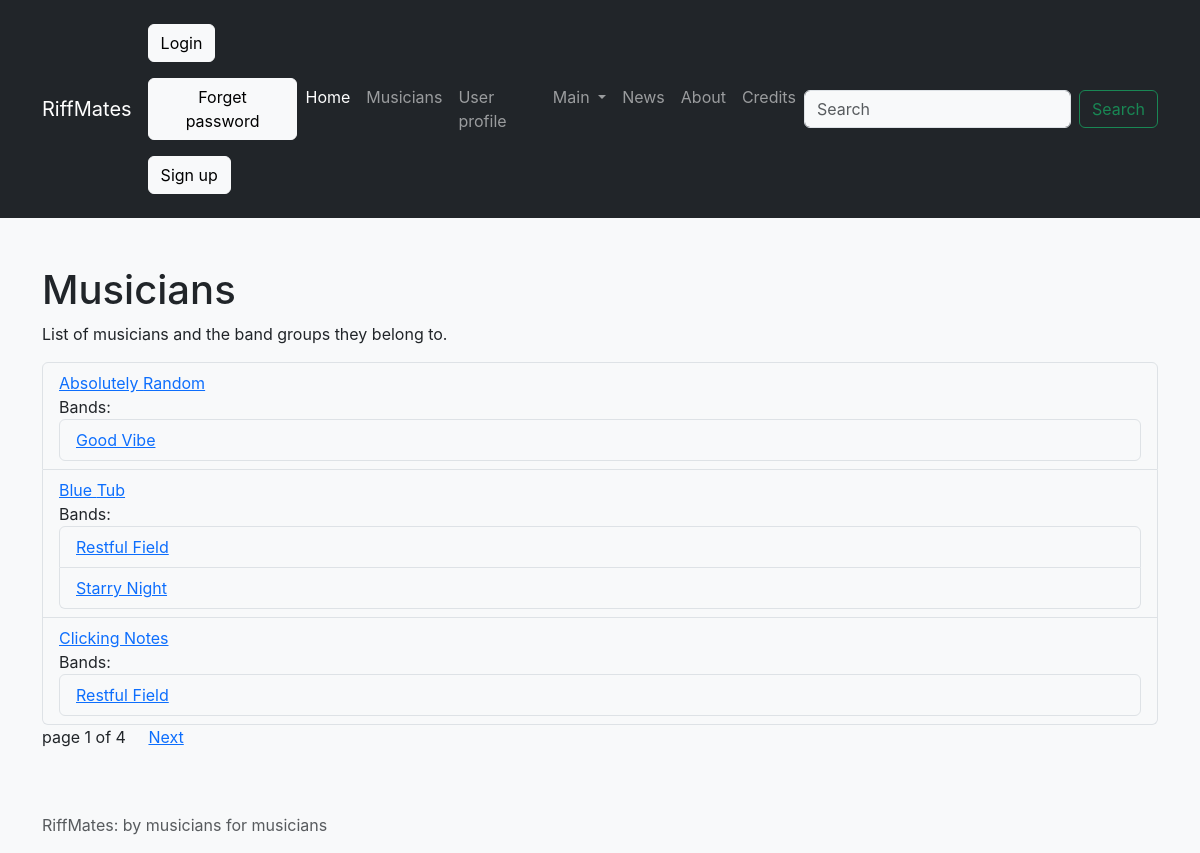
The page /bands/musicians_list/ on the database as committed earlier.
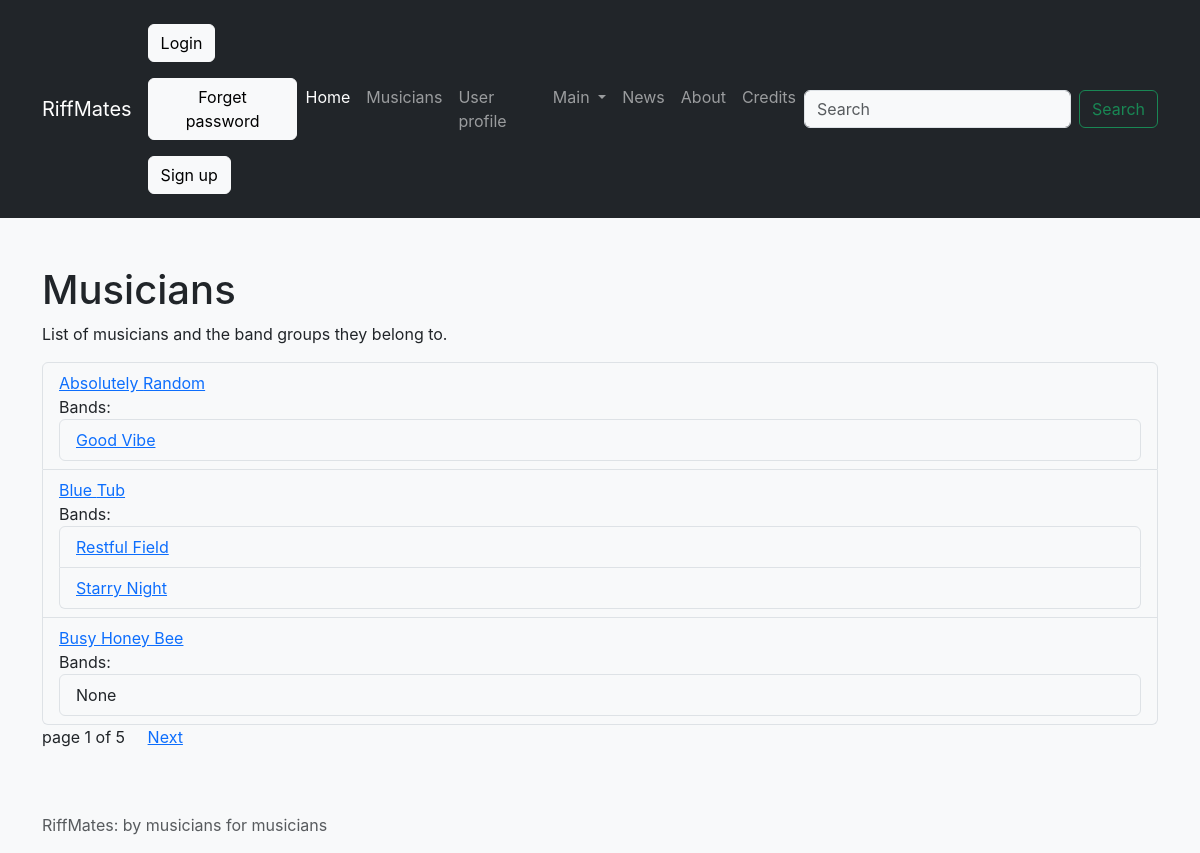
The same page on the database as committed later.
### bands/models.py (models this page shows, shortened)
class Musician(models.Model):
    id = models.SmallAutoField(
        primary_key=True,
    )
    first_name = models.CharField(
        verbose_name="First name",
        max_length=50,
        error_messages="Enter your first name",
    )
    last_name = models.CharField(
        verbose_name="Last name",
        max_length=50,
        error_messages="Enter your last name",
    )
    birth = models.DateField(
        verbose_name = "Date of birth",
        blank=True,
        error_messages="Enter your date of birth",
    )
    STYLE_MUSIC = {
        "ROCK": "Rock and roll",
        "RELA": "Relaxing",
        "LIVE": "Lively",
    }
    style = models.CharField(
        verbose_name="Style of music",
        max_length=4,
        choices=STYLE_MUSIC,
        default="RELA",
        error_messages="Choose your style of music",
    )
    description = models.TextField(
        verbose_name="Description",
        max_length=300,
        blank=True,
        error_messages="Enter a description"
    )
    picture = models.ImageField(
        verbose_name="Your profile picture",
        max_length=500000, # 500KB,
        blank=True, null=True,
        help_text="Photo in JPG and PNG format only. Not more than 500KB.",
        error_messages="Upload a picture",
    )
    class Meta:
        ordering = ["first_name"]

class BandGroup(models.Model):
    id = models.SmallAutoField(primary_key=True)
    name = models.CharField(max_length=20, default="Band Group", verbose_name="Band group")
    members = models.ManyToManyField(to="bands.Musician", verbose_name="Members")
    class Meta:
        ordering = ["name"]

### bands/views.py (the view)
def musicians_list(request):
    all_musicians = Musician.objects.all().order_by("first_name")
    items_per_page = 3
    paginator = Paginator(all_musicians, items_per_page)
    page_num = page_util._get_page_num(request, paginator)
    page = paginator.page(page_num)
    data.update({
        'title': 'Musicians list',
        'total_pages': paginator.num_pages,
        'musicians': page.object_list,
        'page': page,
    })
    return render(request=request, template_name="musicians_list.html", context=data)

### home/page_util.py (called while the page is built)
def _get_page_num(request, paginator):
    page_num = int(request.GET.get("page", 1))
    if page_num < 1:
        page_num = 1
    elif page_num > paginator.num_pages:
        page_num = paginator.num_pages
    return page_num

### templates/musicians_list.html (shortened to what this page needs)
{% extends "base.html" %}
{% block content %}
    <h1>Musicians</h1>
    <p>
        List of musicians and the band groups they belong to.
    </p>
    <p>
        <ul class="list-group">
            {% for m in musicians %}
            <li class="list-group-item">
                <a href="{% url "musician_detail" m.id %}">
                    {{ m.first_name }} {{ m.last_name }}
                </a>
                    <br>
                    Bands:
                    <ul class="list-group">
                    {% if m.bandgroup_set.all|length != 0 %}
                    {% for item in m.bandgroup_set.all %}
                        <li class="list-group-item">
                            <a href="{% url 'bandgroup_detail' item.id %}">
                                {{ item.name }}
                            </a>
                        </li>
                    {% endfor %%}
                    {% else %}
                    <li class="list-group-item">None</li>
                    {% endif %}
                    </ul>
            </li>
            {% empty %}
            <li class="list-group-item">No musicians in the database</li>
            {% endfor %}
        </ul>
        {% if page.has_other_pages %}
            page {{ page.number }} of {{ total_pages }} &nbsp;&nbsp;&nbsp;
            {% if page.has_next%}
                <a href="{% url 'musicians_list' %}?page={{page.next_page_number}}">
                    Next</a>
            {% endif %}
        {% endif %}
    </p>
{% endblock content %}

### templates/base.html (shortened to what this page needs)
{% load django_browser_reload %}
{% load static %}
<!doctype html>
<html lang="en">
  <head>
    <link href="https://cdn.jsdelivr.net/npm/bootstrap@5.3.2/dist/css/bootstrap.min.css" rel="stylesheet">
    <link rel="stylesheet" href="{% static 'styles.css' %}">
    <link rel="stylesheet" href="{% static 'main.css' %}">
  </head>
  <body>
    {% block navbar %}
    <nav class="navbar navbar-expand-lg navbar-dark bg-dark">
      <div class="container">
        <a class="navbar-brand" href="{% url 'index' %}">RiffMates</a>
            <div>
              {% if user.is_authenticated %}
              <p class="text-white bg-dark">{{ user.username }}</p>
              <p>
              <form id="password-change-form" method="POST"
                action="{% url 'password_change' %}">
                {% csrf_token %}
                <button type="submit" class="btn btn-light">Change password</button>
              </form>
              </p>
              <p>
              <form id="logout-form" method="POST"
                action="{% url 'logout' %}" >
                {% csrf_token %}
                <button type="submit" class="btn btn-light">Logout</button>
              </form>
             </p>
              {% else %}
                <p>
                <form id="login-form" method="POST"
                  action="{% url 'login' %}">
                  <button type="submit" class="btn btn-light">Login</button>
                </form>
                </p>
                <p>
                  <form id="password-reset-form" method="POST"
                  action="{% url 'password_reset' %}">
                  <button type="submit" class="btn btn-light">Forget password</button>
                </form>
                </p>
                <p>
                  <a href="{% url 'user_signup' %}" class="btn btn-light">
                    Sign up</a>
                </p>
              {% endif %}
            </div>
        <div class="collapse navbar-collapse" id="navbarSupportedContent">
          <ul class="navbar-nav me-auto mb-2 mb-lg-0">
            <li class="nav-item">
              <a class="nav-link active" aria-current="page"
              href="{% url 'index' %}">
                Home</a>
            </li>
            <li class="nav-item">
              <a class="nav-link"
              href="{% url 'musicians_list' %}">Musicians</a>
            </li>
            <li class="nav-item">
              <a class="nav-link" href="{% url 'user_profile' %}">
                User profile</a>
            </li>
            <li class="nav-item dropdown">
              <a class="nav-link dropdown-toggle" href="#" id="navbarDropdown" role="button" data-bs-toggle="dropdown" aria-expanded="false">
                Main
              </a>
              </li>
                <li class="nav-item"><a class="nav-link"
                  href="{% url 'news' %}">News</a></li>
                <li class="nav-item"><a class="nav-link" href="{% url 'about' %}">
                  About</a></li>
                <li class="nav-item"><a class="nav-link" href="{% url 'credits' %}">
                  Credits</a></li>
          </ul>
          <form class="d-flex" role="search">
            <input class="form-control me-2" type="search" placeholder="Search" aria-label="Search">
            <button class="btn btn-outline-success" type="submit">Search</button>
          </form>
        </div>
      </div>
    </nav>
    {% endblock navbar %}
    <main>
    <div class="container my-5">
      {% block content %}{% endblock content %}
    </div>
    </main>
    <footer class="footer mt-auto py-3 bg-light">
        <div class="container">
          {% block footer %}
            <span class="text-muted">RiffMates: by musicians for musicians</span>
          {% endblock footer %}
        </div>
    </footer>
  </body>
</html>

### static/styles.css (style rules this page uses)
:root { --bs-body-bg: var(--bs-gray-100); }

### hello/static/main.css (style rules this page uses)
body { margin: 0; font-family: -apple-system, BlinkMacSystemFont, "Segoe UI", "Roboto", "Oxygen", "Ubuntu", "Cantarell", "Fira Sans", "Droid Sans", "Helvetica Neue", sans-serif; -webkit-font-smoothing: antialiased; -moz-osx-font-smoothing: grayscale; }

Rows that differ between the two databases and show on the page:
no longer on this page (row unchanged): Musician: first_name "Clicking", last_name "Notes", BandGroup (name "Restful Field")
added Musician: first_name "Busy", last_name "Honey Bee", shows "None"
Other text that changed with them:
{{ total_pages }}: "4" → "5"
